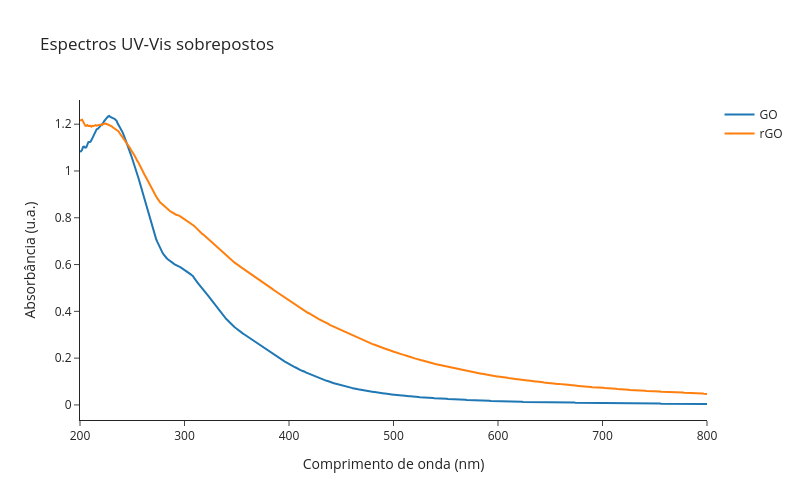

Write notebook code for a chart like this one.
### Markdown cell above
# *Overlay*

### Code cell
uvvis_overlayed(['GO_MMV.txt', 'rGO_MMV.txt'], ['GO', 'rGO'])

### Figure 1 — Plotly figure (JSON) as saved in the notebook; plotly's stock layout.template omitted (floating-point values rounded to 4 significant figures; data arrays with more than 128 entries replaced by an {"elided": "..."} marker saying what was removed)
{"data": [{"mode": "lines", "name": "GO", "type": "scatter", "x": {"elided": "601 float values"}, "y": {"elided": "601 float values"}}, {"mode": "lines", "name": "rGO", "type": "scatter", "x": {"elided": "601 float values"}, "y": {"elided": "601 float values"}}], "layout": {"height": 500, "title": {"text": "Espectros UV-Vis sobrepostos"}, "width": 800, "xaxis": {"title": {"text": "Comprimento de onda (nm)"}}, "yaxis": {"title": {"text": "Absorbância (u.a.)"}}}}
